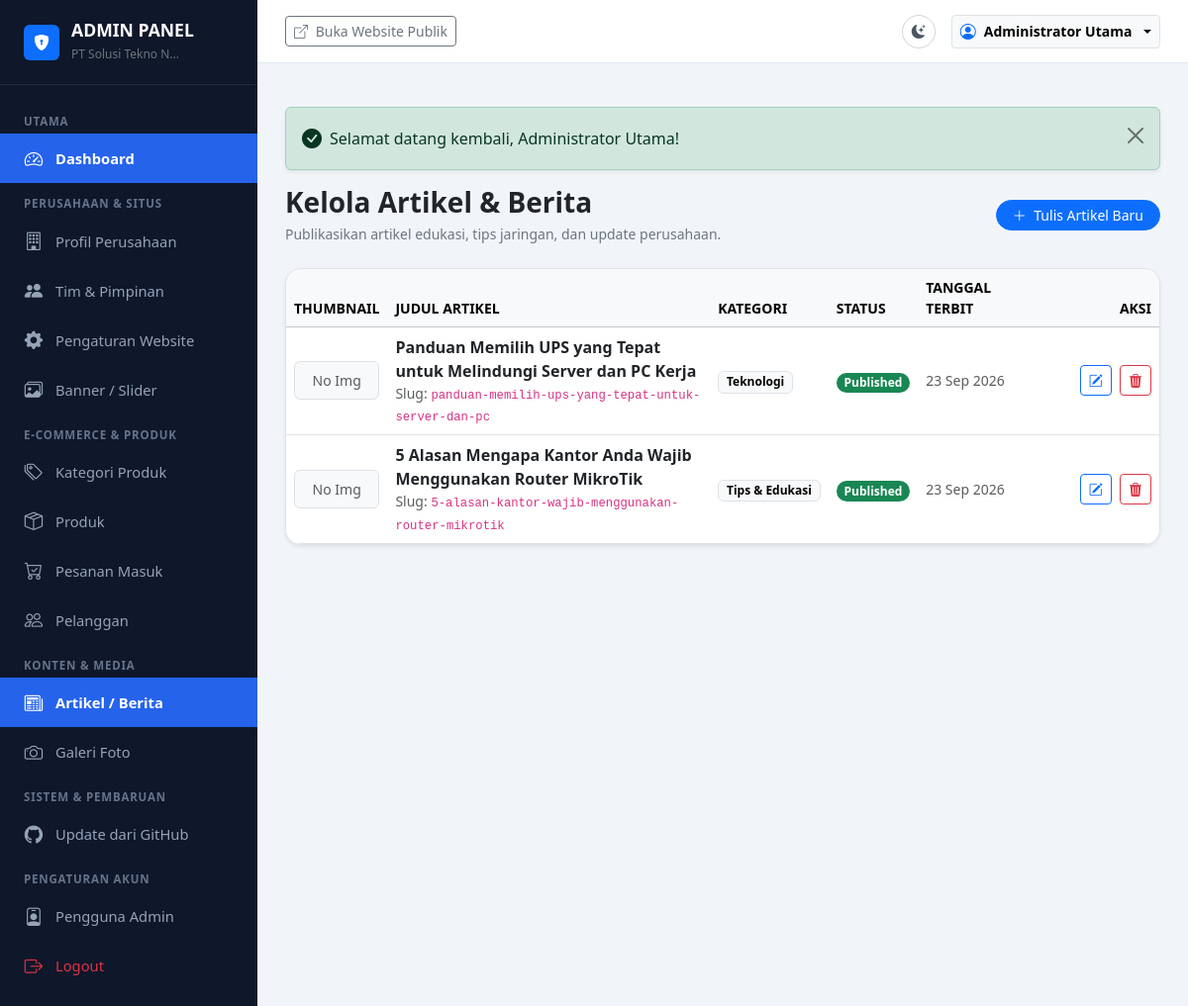
/admin/articles (signed in), run on the app's committed database.
### tables this page shows
CREATE TABLE `articles` (
  `id` INT UNSIGNED AUTO_INCREMENT PRIMARY KEY,
  `title` VARCHAR(250) NOT NULL,
  `slug` VARCHAR(250) NOT NULL UNIQUE,
  `thumbnail` VARCHAR(255) NULL,
  `category` VARCHAR(100) NOT NULL DEFAULT 'Berita',
  `content` LONGTEXT NOT NULL,
  `meta_title` VARCHAR(255) NULL,
  `meta_description` TEXT NULL,
  `meta_keywords` VARCHAR(255) NULL,
  `status` ENUM('draft', 'published') NOT NULL DEFAULT 'published',
  `published_at` DATETIME NULL,
  `created_at` DATETIME NOT NULL DEFAULT CURRENT_TIMESTAMP,
  `updated_at` DATETIME NOT NULL DEFAULT CURRENT_TIMESTAMP ON UPDATE CURRENT_TIMESTAMP,
  INDEX `idx_article_slug` (`slug`),
  INDEX `idx_article_status` (`status`)
);

### app/controllers/admin/AdminBaseController.php (called while the page is built, shortened)
<?php
class AdminBaseController extends BaseController
{
    protected ?array $currentUser = null;
    public function __construct()
    {
        $this->currentUser = AuthHelper::user();
    }
    public function renderAdminView(string $viewPath, array $data = []): void
    {
        $data['currentUser'] = $this->currentUser;
        $this->renderView($viewPath, $data, 'layouts/admin');
    }
}

### app/controllers/admin/ArticleController.php (called while the page is built, shortened)
<?php
class ArticleController extends AdminBaseController
{
    public function index(): void
    {
        $articles = Article::all();
        $this->renderAdminView('admin/articles/index', [
            'title' => 'Kelola Artikel & Berita',
            'articles' => $articles,
        ]);
    }
}

### public/index.php (called while the page is built, shortened)
<?php
spl_autoload_register(function (string $class) {
    $prefixes = [
        'App\\' => dirname(__DIR__) . '/app/',
        'Routes\\' => dirname(__DIR__) . '/routes/',
    ];
    foreach ($prefixes as $prefix => $baseDir) {
        $len = strlen($prefix);
        if (strncmp($prefix, $class, $len) !== 0) {
            continue;
        }
        $relativeClass = substr($class, $len);
        $file = $baseDir . str_replace('\\', '/', $relativeClass) . '.php';
        if (file_exists($file)) {
            return;
        }
        $parts = explode('\\', $relativeClass);
        $className = array_pop($parts);
        $subDir = !empty($parts) ? strtolower(implode('/', $parts)) . '/' : '';
        $fileLowerDir = $baseDir . $subDir . $className . '.php';
        if (file_exists($fileLowerDir)) {
            return;
        }
    }
});
require_once dirname(__DIR__) . '/app/helpers/Env.php';
require_once dirname(__DIR__) . '/app/helpers/Sanitizer.php';
require_once dirname(__DIR__) . '/app/helpers/UrlHelper.php';
require_once dirname(__DIR__) . '/app/helpers/functions.php';
$config = require dirname(__DIR__) . '/config/config.php';
\Routes\Router::dispatch();

### app/helpers/Env.php (called while the page is built, shortened)
<?php
class Env
{
    public static function get(string $key, mixed $default = null): mixed
    {
        if (isset($_ENV[$key])) {
            return $_ENV[$key];
        }
        return $default;
    }
}

### config/config.php (called while the page is built, shortened)
<?php
return [
    'app' => [
        'name' => Env::get('APP_NAME', 'Solusi Tekno Nusantara'),
        'version' => '1.0.0',
        'env' => Env::get('APP_ENV', 'production'),
        'debug' => (bool) Env::get('APP_DEBUG', false),
        'url' => rtrim((string) Env::get('APP_URL', 'http://localhost:8000'), '/'),
        'timezone' => 'Asia/Jakarta',
        'locale' => 'id_ID',
        'currency' => 'Rp',
    ],
    'paths' => [
        'root' => dirname(__DIR__),
        'app' => dirname(__DIR__) . '/app',
        'public' => dirname(__DIR__) . '/public',
        'uploads' => dirname(__DIR__) . '/public/uploads',
        'storage' => dirname(__DIR__) . '/storage',
        'logs' => dirname(__DIR__) . '/storage/logs',
        'views' => dirname(__DIR__) . '/app/views',
    ],
    'upload' => [
        'max_size_mb' => (int) Env::get('MAX_UPLOAD_SIZE_MB', 5),
        'allowed_extensions' => explode(',', (string) Env::get('ALLOWED_EXTENSIONS', 'jpg,jpeg,png,webp')),
        'allowed_mimes' => [
            'image/jpeg',
            'image/png',
            'image/webp',
        ],
    ],
    'session' => [
        'lifetime' => 7200,
        'cookie_httponly' => true,
        'cookie_samesite' => 'Lax',
    ],
];

### app/helpers/UrlHelper.php (called while the page is built, shortened)
<?php
class UrlHelper
{
    private static ?string $baseUrl = null;
    public static function getBaseUrl(): string
    {
        if (self::$baseUrl === null) {
            $config = require dirname(__DIR__, 2) . '/config/config.php';
            $configuredUrl = rtrim((string) ($config['app']['url'] ?? ''), '/');
            if (!empty($_SERVER['HTTP_HOST'])) {
                if (!empty($configuredUrl) && !str_contains($configuredUrl, 'localhost')) {
                    self::$baseUrl = $configuredUrl;
                } else {
                    $protocol = (!empty($_SERVER['HTTPS']) && $_SERVER['HTTPS'] !== 'off')
                        || (isset($_SERVER['HTTP_X_FORWARDED_PROTO']) && $_SERVER['HTTP_X_FORWARDED_PROTO'] === 'https')
                        ? 'https' : 'http';
                    self::$baseUrl = "{$protocol}://{$_SERVER['HTTP_HOST']}";
                }
            } else {
                self::$baseUrl = !empty($configuredUrl) ? $configuredUrl : 'http://localhost:8000';
            }
        }
        return self::$baseUrl;
    }
    public static function base(string $path = ''): string
    {
        $base = self::getBaseUrl();
        $path = ltrim($path, '/');
        return $path === '' ? $base : "{$base}/{$path}";
    }
}

### app/helpers/Database.php (called while the page is built, shortened)
<?php
class Database
{
    private static ?PDO $instance = null;
    public static function getConnection(): PDO
    {
        if (self::$instance === null) {
            $config = require dirname(__DIR__, 2) . '/config/database.php';
            $dbConfig = $config['connections'][$config['default']];
            $dsn = sprintf(
                '%s:host=%s;port=%d;dbname=%s;charset=%s',
                $dbConfig['driver'],
                $dbConfig['host'],
                $dbConfig['port'],
                $dbConfig['database'],
                $dbConfig['charset']
            );
            try {
                self::$instance = new PDO(
                    $dsn,
                    $dbConfig['username'],
                    $dbConfig['password'],
                    $dbConfig['options']
                );
            } catch (PDOException $e) {
                self::logError($e->getMessage());
                throw new RuntimeException('Koneksi database gagal. Silakan periksa konfigurasi .env atau database.sql.');
            }
        }
        return self::$instance;
    }
}

### app/models/BaseModel.php (called while the page is built, shortened)
<?php
abstract class BaseModel
{
    protected static function db(): PDO
    {
        return Database::getConnection();
    }
    public static function query(string $sql, array $params = []): PDOStatement
    {
        $stmt = self::db()->prepare($sql);
        $stmt->execute($params);
        return $stmt;
    }
    public static function fetchAll(string $sql, array $params = []): array
    {
        $stmt = self::query($sql, $params);
        return $stmt->fetchAll();
    }
}

### app/models/Article.php (called while the page is built, shortened)
<?php
class Article extends BaseModel
{
    public static function all(): array
    {
        return self::fetchAll("SELECT * FROM `articles` ORDER BY `id` DESC");
    }
}

### app/helpers/Sanitizer.php (called while the page is built, shortened)
<?php
class Sanitizer
{
    public static function e(?string $string): string
    {
        return htmlspecialchars((string) $string, ENT_QUOTES | ENT_SUBSTITUTE, 'UTF-8');
    }
}

### app/helpers/functions.php (called while the page is built, shortened)
<?php
if (!function_exists('e')) {
    function e(?string $string): string
    {
        return Sanitizer::e($string);
    }
}

### app/views/admin/articles/index.php (the view, shortened to what this page needs)
<div class="d-flex justify-content-between align-items-center mb-4">
    <div>
        <h3 class="fw-bold text-dark mb-1">Kelola Artikel & Berita</h3>
        <p class="text-secondary small mb-0">Publikasikan artikel edukasi, tips jaringan, dan update perusahaan.</p>
    </div>
    <div>
        <a href="<?= UrlHelper::base('admin/articles/create') ?>" class="btn btn-primary btn-sm rounded-pill px-3">
            <i class="bi bi-plus-lg me-1"></i> Tulis Artikel Baru
        </a>
    </div>
</div>
<div class="card border rounded-4 shadow-sm bg-white overflow-hidden">
    <div class="table-responsive">
        <table class="table align-middle mb-0">
            <thead class="table-light small text-uppercase">
                <tr>
                    <th style="width: 80px;">Thumbnail</th>
                    <th>Judul Artikel</th>
                    <th>Kategori</th>
                    <th>Status</th>
                    <th>Tanggal Terbit</th>
                    <th style="width: 140px;" class="text-end">Aksi</th>
                </tr>
            </thead>
            <tbody>
                <?php if (empty($articles)): ?>
                    <tr>
                        <td colspan="6" class="text-center py-4 text-muted">Belum ada artikel yang ditulis.</td>
                    </tr>
                <?php else: ?>
                    <?php foreach ($articles as $a): ?>
                        <tr>
                            <td>
                                <?php if (!empty($a['thumbnail'])): ?>
                                    <img src="<?= UrlHelper::upload($a['thumbnail']) ?>" alt="<?= e($a['title']) ?>" class="rounded border" style="width: 65px; height: 45px; object-fit: cover;">
                                <?php else: ?>
                                    <div class="bg-light border rounded text-center text-muted small py-2">No Img</div>
                                <?php endif; ?>
                            </td>
                            <td>
                                <a href="<?= UrlHelper::base('artikel/' . $a['slug']) ?>" target="_blank" class="fw-bold text-dark text-decoration-none">
                                    <?= e($a['title']) ?>
                                </a>
                                <small class="text-muted d-block">Slug: <code><?= e($a['slug']) ?></code></small>
                            </td>
                            <td>
                                <span class="badge text-bg-light border"><?= e($a['category']) ?></span>
                            </td>
                            <td>
                                <?php if ($a['status'] === 'published'): ?>
                                    <span class="badge text-bg-success rounded-pill">Published</span>
                                <?php else: ?>
                                    <span class="badge text-bg-secondary rounded-pill">Draft</span>
                                <?php endif; ?>
                            </td>
                            <td class="small text-muted">
                                <?= !empty($a['published_at']) ? date('d M Y', strtotime($a['published_at'])) : '-' ?>
                            </td>
                            <td class="text-end">
                                <a href="<?= UrlHelper::base('admin/articles/edit/' . $a['id']) ?>" class="btn btn-sm btn-outline-primary me-1" title="Edit">
                                    <i class="bi bi-pencil-square"></i>
                                </a>
                                <form action="<?= UrlHelper::base('admin/articles/delete/' . $a['id']) ?>" method="POST" class="d-inline">
                                    <button type="submit" class="btn btn-sm btn-outline-danger" data-confirm-delete="Hapus artikel ini?" title="Hapus">
                                        <i class="bi bi-trash3-fill"></i>
                                    </button>
                                </form>
                            </td>
                        </tr>
                    <?php endforeach; ?>
                <?php endif; ?>
            </tbody>
        </table>
    </div>
</div>

### routes/Router.php (shortened to what this page needs)
<?php
class Router
{
    private static array $routes = [];
    private static function addRoute(string $method, string $path, string $handler): void
    {
        $path = '/' . trim($path, '/');
        $pattern = preg_replace('/\{([a-zA-Z0-9_]+)\}/', '(?P<$1>[^/]+)', $path);
        $regex = '#^' . $pattern . '$#i';
        self::$routes[] = [
            'method' => strtoupper($method),
            'path' => $path,
            'regex' => $regex,
            'handler' => $handler,
        ];
    }
    public static function dispatch(): void
    {
        $requestMethod = $_SERVER['REQUEST_METHOD'] ?? 'GET';
        $requestUri = parse_url($_SERVER['REQUEST_URI'] ?? '/', PHP_URL_PATH);
        $config = require dirname(__DIR__) . '/config/config.php';
        $requestUri = '/' . trim($requestUri, '/');
        foreach (self::$routes as $route) {
            if ($route['method'] !== $requestMethod && $route['method'] !== 'ANY') {
                continue;
            }
            if (preg_match($route['regex'], $requestUri, $matches)) {
                $params = array_filter($matches, 'is_string', ARRAY_FILTER_USE_KEY);
                self::executeHandler($route['handler'], $params);
                return;
            }
        }
    }
    private static function executeHandler(string $handler, array $params): void
    {
        [$controllerName, $action] = explode('@', $handler);
        $controller = new $fullControllerClass();
        call_user_func_array([$controller, $action], $params);
    }
}

### public/assets/css/admin.css (style rules this page uses)
:root { --admin-sidebar-bg: #0f172a; --admin-sidebar-hover: #1e293b; --admin-sidebar-active: #2563eb; --admin-sidebar-text: #94a3b8; --admin-sidebar-text-active: #ffffff; --admin-topbar-bg: #ffffff; --admin-body-bg: #f1f5f9; }
body { font-family: 'Segoe UI', system-ui, -apple-system, sans-serif; background-color: var(--admin-body-bg); color: #334155; }

### data on the page
articles: thumbnail "No Img", title "Panduan Memilih UPS yang Tepat untuk Melindungi Server dan PC Kerja", slug "panduan-memilih-ups-yang-tepat-untuk-server-dan-pc", category "Teknologi", status "Published", published_at "23 Sep 2026"
articles: thumbnail "No Img", title "5 Alasan Mengapa Kantor Anda Wajib Menggunakan Router MikroTik", slug "5-alasan-kantor-wajib-menggunakan-router-mikrotik", category "Tips & Edukasi", status "Published", published_at "23 Sep 2026"

### other printed values
mb_strimwidth($companyName, 0, 20, '...') "PT Solusi Tekno N..."
$text "Selamat datang kembali, Administrator Utama!"
